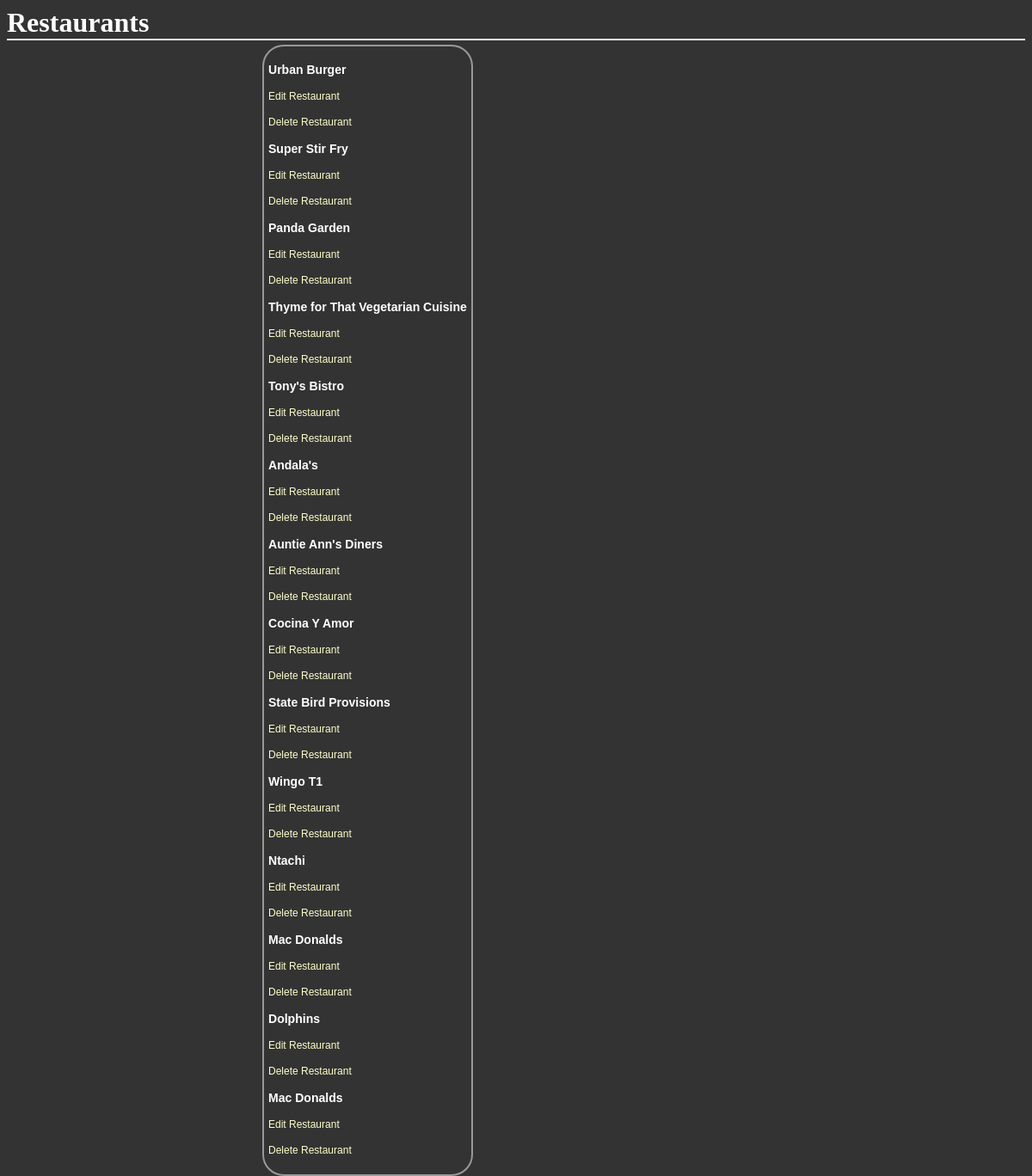
The page / on the database its author committed.
### db_setup.py (models this page shows)
class Restaurant(Base):
    __tablename__ = 'restaurant'
    id = Column(Integer, primary_key=True)
    name = Column(String(250), nullable=False)

### project.py (the view)
@app.route('/')
def home():
    session = start()
    test = session.query(Restaurant).all()
    close(session)
    return render_template('index.html', restaurants=test)

### project.py (called while the page is built)
def start():
    DBSession = sessionmaker(bind=engine)
    session = DBSession()
    return session

def close(session):
    session.close()

### templates/index.html
<html>
<head>
	<link rel=stylesheet type=text/css href="{{ url_for('static', filename='styles.css') }}">
	</head>
<body>
<h1>Restaurants</h1>
<div class = 'pane'>
{% for restaurant in restaurants %}
<div>
<a href = "{{url_for('restaurantMenu', restaurant_id = restaurant.id)}}"> <h3>{{restaurant.name}}</h3></a>
<p><a href = "{{url_for('editRestaurant',restaurant_id = restaurant.id)}}">Edit Restaurant</a></p>
<p> <a href = "{{url_for('deleteRestaurant',restaurant_id = restaurant.id)}}">Delete Restaurant</a> </p>
</div>
{% endfor %}
</div>
</body>
</html>

### static/styles.css (style rules this page uses)
body { font-family: sans-serif; background-color: #333333 }
h1, h2, h3, h4 { color: #ffffff; }
h1, h2 { font-family: 'georgia', serif; margin: 0; }
h1 { border-bottom: 2px solid #eee; }
p, dd, dt { color: #cccccc; }
a { text-decoration: none; color: #ffffcc; font-size: .75em; }
.pane { position: absolute; left: 25%; border: 2px solid; border-radius: 25px; padding: 5px; margin: 5px; border-color: #999999; background-color: #333333 }

### rows shown on the page
Restaurant: name "Urban Burger"
Restaurant: name "Super Stir Fry"
Restaurant: name "Panda Garden"
Restaurant: name "Thyme for That Vegetarian Cuisine"
Restaurant: name "Tony's Bistro"
Restaurant: name "Andala's"
Restaurant: name "Auntie Ann's Diners"
Restaurant: name "Cocina Y Amor"
Restaurant: name "State Bird Provisions"
Restaurant: name "Wingo T1"
Restaurant: name "Ntachi"
Restaurant: name "Mac Donalds"
Restaurant: name "Dolphins"
Restaurant: name "Mac Donalds"
